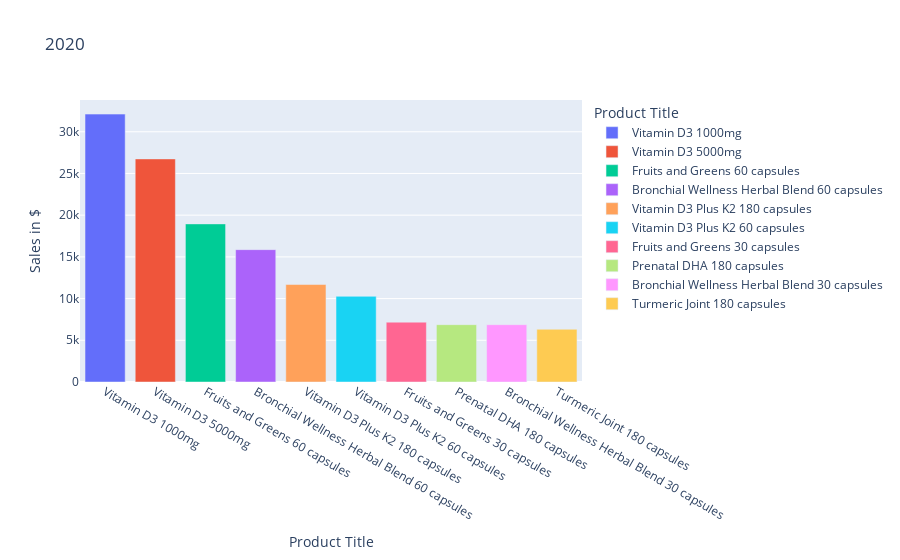

Write notebook code for a chart like this one.
### Code cell
# Plotly bar chart - net sales for top ten products - 2020
top_sales_by_product_ten_2020_fig = px.bar(top_sales_by_product_ten_2020, x="product_title", y="net_sales", title="2020",color="product_title",
        labels={"product_title" : 'Product Title', "net_sales" :'Sales in $'}, hover_data={"net_sales" : ':.2f'})


top_sales_by_product_ten_2020_fig.show()

### Figure 1 — Plotly figure (JSON) as saved in the notebook; plotly's stock layout.template omitted (floating-point values rounded to 4 significant figures)
{"data": [{"alignmentgroup": "True", "hovertemplate": "Product Title=%{x}<br>Sales in $=%{y:.2f}<extra></extra>", "legendgroup": "Vitamin D3 1000mg", "marker": {"color": "#636efa", "pattern": {"shape": ""}}, "name": "Vitamin D3 1000mg", "offsetgroup": "Vitamin D3 1000mg", "orientation": "v", "showlegend": true, "textposition": "auto", "type": "bar", "x": ["Vitamin D3 1000mg"], "xaxis": "x", "y": [32120.0], "yaxis": "y"}, {"alignmentgroup": "True", "hovertemplate": "Product Title=%{x}<br>Sales in $=%{y:.2f}<extra></extra>", "legendgroup": "Vitamin D3 5000mg", "marker": {"color": "#EF553B", "pattern": {"shape": ""}}, "name": "Vitamin D3 5000mg", "offsetgroup": "Vitamin D3 5000mg", "orientation": "v", "showlegend": true, "textposition": "auto", "type": "bar", "x": ["Vitamin D3 5000mg"], "xaxis": "x", "y": [26740.0], "yaxis": "y"}, {"alignmentgroup": "True", "hovertemplate": "Product Title=%{x}<br>Sales in $=%{y:.2f}<extra></extra>", "legendgroup": "Fruits and Greens 60 capsules", "marker": {"color": "#00cc96", "pattern": {"shape": ""}}, "name": "Fruits and Greens 60 capsules", "offsetgroup": "Fruits and Greens 60 capsules", "orientation": "v", "showlegend": true, "textposition": "auto", "type": "bar", "x": ["Fruits and Greens 60 capsules"], "xaxis": "x", "y": [18950.0], "yaxis": "y"}, {"alignmentgroup": "True", "hovertemplate": "Product Title=%{x}<br>Sales in $=%{y:.2f}<extra></extra>", "legendgroup": "Bronchial Wellness Herbal Blend 60 capsules", "marker": {"color": "#ab63fa", "pattern": {"shape": ""}}, "name": "Bronchial Wellness Herbal Blend 60 capsules", "offsetgroup": "Bronchial Wellness Herbal Blend 60 capsules", "orientation": "v", "showlegend": true, "textposition": "auto", "type": "bar", "x": ["Bronchial Wellness Herbal Blend 60 capsules"], "xaxis": "x", "y": [15870.0], "yaxis": "y"}, {"alignmentgroup": "True", "hovertemplate": "Product Title=%{x}<br>Sales in $=%{y:.2f}<extra></extra>", "legendgroup": "Vitamin D3 Plus K2 180 capsules", "marker": {"color": "#FFA15A", "pattern": {"shape": ""}}, "name": "Vitamin D3 Plus K2 180 capsules", "offsetgroup": "Vitamin D3 Plus K2 180 capsules", "orientation": "v", "showlegend": true, "textposition": "auto", "type": "bar", "x": ["Vitamin D3 Plus K2 180 capsules"], "xaxis": "x", "y": [11690.0], "yaxis": "y"}, {"alignmentgroup": "True", "hovertemplate": "Product Title=%{x}<br>Sales in $=%{y:.2f}<extra></extra>", "legendgroup": "Vitamin D3 Plus K2 60 capsules", "marker": {"color": "#19d3f3", "pattern": {"shape": ""}}, "name": "Vitamin D3 Plus K2 60 capsules", "offsetgroup": "Vitamin D3 Plus K2 60 capsules", "orientation": "v", "showlegend": true, "textposition": "auto", "type": "bar", "x": ["Vitamin D3 Plus K2 60 capsules"], "xaxis": "x", "y": [10270.0], "yaxis": "y"}, {"alignmentgroup": "True", "hovertemplate": "Product Title=%{x}<br>Sales in $=%{y:.2f}<extra></extra>", "legendgroup": "Fruits and Greens 30 capsules", "marker": {"color": "#FF6692", "pattern": {"shape": ""}}, "name": "Fruits and Greens 30 capsules", "offsetgroup": "Fruits and Greens 30 capsules", "orientation": "v", "showlegend": true, "textposition": "auto", "type": "bar", "x": ["Fruits and Greens 30 capsules"], "xaxis": "x", "y": [7175.0], "yaxis": "y"}, {"alignmentgroup": "True", "hovertemplate": "Product Title=%{x}<br>Sales in $=%{y:.2f}<extra></extra>", "legendgroup": "Prenatal DHA 180 capsules", "marker": {"color": "#B6E880", "pattern": {"shape": ""}}, "name": "Prenatal DHA 180 capsules", "offsetgroup": "Prenatal DHA 180 capsules", "orientation": "v", "showlegend": true, "textposition": "auto", "type": "bar", "x": ["Prenatal DHA 180 capsules"], "xaxis": "x", "y": [6873.0], "yaxis": "y"}, {"alignmentgroup": "True", "hovertemplate": "Product Title=%{x}<br>Sales in $=%{y:.2f}<extra></extra>", "legendgroup": "Bronchial Wellness Herbal Blend 30 capsules", "marker": {"color": "#FF97FF", "pattern": {"shape": ""}}, "name": "Bronchial Wellness Herbal Blend 30 capsules", "offsetgroup": "Bronchial Wellness Herbal Blend 30 capsules", "orientation": "v", "showlegend": true, "textposition": "auto", "type": "bar", "x": ["Bronchial Wellness Herbal Blend 30 capsules"], "xaxis": "x", "y": [6872.0], "yaxis": "y"}, {"alignmentgroup": "True", "hovertemplate": "Product Title=%{x}<br>Sales in $=%{y:.2f}<extra></extra>", "legendgroup": "Turmeric Joint 180 capsules", "marker": {"color": "#FECB52", "pattern": {"shape": ""}}, "name": "Turmeric Joint 180 capsules", "offsetgroup": "Turmeric Joint 180 capsules", "orientation": "v", "showlegend": true, "textposition": "auto", "type": "bar", "x": ["Turmeric Joint 180 capsules"], "xaxis": "x", "y": [6319.0], "yaxis": "y"}], "layout": {"barmode": "relative", "legend": {"title": {"text": "Product Title"}, "tracegroupgap": 0}, "title": {"text": "2020"}, "xaxis": {"anchor": "y", "categoryarray": ["Vitamin D3 1000mg", "Vitamin D3 5000mg", "Fruits and Greens 60 capsules", "Bronchial Wellness Herbal Blend 60 capsules", "Vitamin D3 Plus K2 180 capsules", "Vitamin D3 Plus K2 60 capsules", "Fruits and Greens 30 capsules", "Prenatal DHA 180 capsules", "Bronchial Wellness Herbal Blend 30 capsules", "Turmeric Joint 180 capsules"], "categoryorder": "array", "domain": [0, 1], "title": {"text": "Product Title"}}, "yaxis": {"anchor": "x", "domain": [0, 1], "title": {"text": "Sales in $"}}}}
